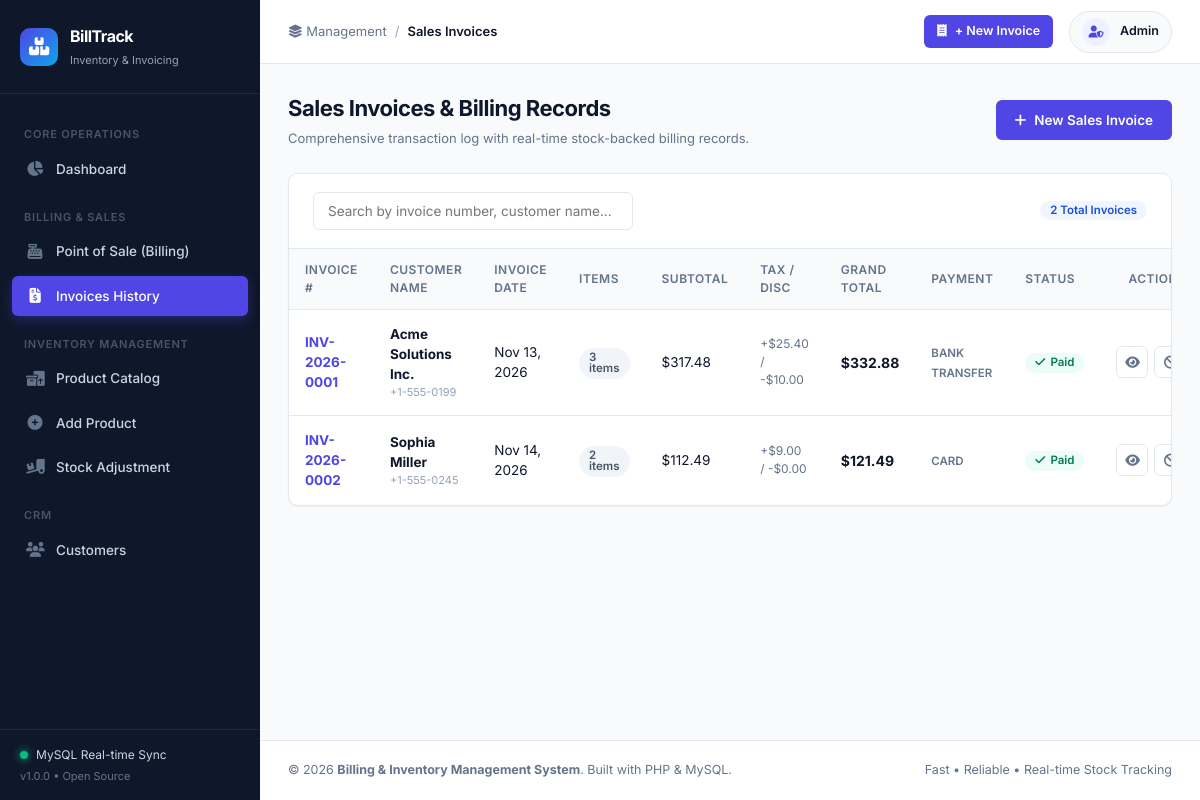
/invoices.php, run on the app's committed database.
### tables this page shows
CREATE TABLE `invoices` (
    `id` INT AUTO_INCREMENT PRIMARY KEY,
    `invoice_number` VARCHAR(50) NOT NULL UNIQUE,
    `customer_id` INT NULL,
    `customer_name` VARCHAR(150) NOT NULL,
    `customer_phone` VARCHAR(30) NULL,
    `invoice_date` DATE NOT NULL,
    `subtotal` DECIMAL(10,2) NOT NULL DEFAULT 0.00,
    `tax_rate` DECIMAL(5,2) NOT NULL DEFAULT 0.00,
    `tax_amount` DECIMAL(10,2) NOT NULL DEFAULT 0.00,
    `discount_amount` DECIMAL(10,2) NOT NULL DEFAULT 0.00,
    `grand_total` DECIMAL(10,2) NOT NULL DEFAULT 0.00,
    `payment_status` ENUM('paid', 'pending', 'cancelled') NOT NULL DEFAULT 'paid',
    `payment_method` ENUM('cash', 'card', 'upi', 'bank_transfer', 'other') NOT NULL DEFAULT 'cash',
    `notes` TEXT NULL,
    `created_at` TIMESTAMP DEFAULT CURRENT_TIMESTAMP,
    INDEX `idx_invoice_number` (`invoice_number`),
    INDEX `idx_invoice_date` (`invoice_date`),
    CONSTRAINT `fk_invoice_customer` FOREIGN KEY (`customer_id`) 
        REFERENCES `customers` (`id`) ON DELETE SET NULL ON UPDATE CASCADE
);

### includes/functions.php (called while the page is built, shortened)
<?php
function e($string) {
    return htmlspecialchars((string)$string, ENT_QUOTES, 'UTF-8');
}
function format_currency($amount, $currency = '$') {
    return $currency . number_format((float)$amount, 2);
}
function format_date($dateString) {
    $timestamp = strtotime($dateString);
    return date('M d, Y', $timestamp);
}

### invoices.php (the view, shortened to what this page needs)
<?php
require_once __DIR__ . '/includes/header.php';
$invoices = $pdo->query("
    SELECT i.*, c.email AS customer_email
    FROM invoices i
    LEFT JOIN customers c ON i.customer_id = c.id
    ORDER BY i.created_at DESC
")->fetchAll();
?>
<div class="page-header">
    <div class="page-title">
        <h1>Sales Invoices & Billing Records</h1>
        <p>Comprehensive transaction log with real-time stock-backed billing records.</p>
    </div>
    <div class="page-actions">
        <a href="invoice_create.php" class="btn btn-primary">
            <i class="fa-solid fa-plus"></i> New Sales Invoice
        </a>
    </div>
</div>
<div class="card">
    <div class="card-header" style="flex-wrap: wrap; gap: 12px;">
        <input type="text" id="tableSearchInput" class="form-control" placeholder="Search by invoice number, customer name..." style="max-width: 320px;">
        <span class="badge badge-info"><?= count($invoices) ?> Total Invoices</span>
    </div>
    <div class="table-responsive">
        <table class="data-table">
            <thead>
                <tr>
                    <th>Invoice #</th>
                    <th>Customer Name</th>
                    <th>Invoice Date</th>
                    <th>Items</th>
                    <th>Subtotal</th>
                    <th>Tax / Disc</th>
                    <th>Grand Total</th>
                    <th>Payment</th>
                    <th>Status</th>
                    <th style="text-align: right;">Actions</th>
                </tr>
            </thead>
            <tbody>
                <?php if (empty($invoices)): ?>
                    <tr>
                        <td colspan="10" style="text-align: center; color: var(--text-muted); padding: 32px;">
                            No invoices generated yet. Click "New Sales Invoice" to start.
                        </td>
                    </tr>
                <?php else: ?>
                    <?php foreach ($invoices as $inv): ?>
                        <?php
                        $cStmt = $pdo->prepare("SELECT COUNT(*) FROM invoice_items WHERE invoice_id = ?");
                        $cStmt->execute([$inv['id']]);
                        $itemCount = $cStmt->fetchColumn();
                        ?>
                        <tr>
                            <td>
                                <a href="invoice_view.php?id=<?= (int)$inv['id'] ?>" style="font-weight: 700; color: var(--primary); text-decoration: none;">
                                    <?= e($inv['invoice_number']) ?>
                                </a>
                            </td>
                            <td>
                                <strong><?= e($inv['customer_name']) ?></strong>
                                <?php if ($inv['customer_phone']): ?>
                                    <small style="display: block; color: var(--text-muted); font-size: 11px;"><?= e($inv['customer_phone']) ?></small>
                                <?php endif; ?>
                            </td>
                            <td><?= format_date($inv['invoice_date']) ?></td>
                            <td><span class="badge badge-gray"><?= (int)$itemCount ?> items</span></td>
                            <td><?= format_currency($inv['subtotal']) ?></td>
                            <td style="font-size: 12px; color: var(--text-secondary);">
                                +<?= format_currency($inv['tax_amount']) ?> / -<?= format_currency($inv['discount_amount']) ?>
                            </td>
                            <td>
                                <strong style="font-size: 14px; color: var(--text-primary);"><?= format_currency($inv['grand_total']) ?></strong>
                            </td>
                            <td>
                                <span style="text-transform: uppercase; font-size: 11.5px; font-weight: 600; color: var(--text-secondary);">
                                    <?= e(str_replace('_', ' ', $inv['payment_method'])) ?>
                                </span>
                            </td>
                            <td>
                                <?php if ($inv['payment_status'] === 'paid'): ?>
                                    <span class="badge badge-success"><i class="fa-solid fa-check"></i> Paid</span>
                                <?php elseif ($inv['payment_status'] === 'pending'): ?>
                                    <span class="badge badge-warning"><i class="fa-solid fa-clock"></i> Pending</span>
                                <?php else: ?>
                                    <span class="badge badge-danger"><i class="fa-solid fa-ban"></i> Cancelled</span>
                                <?php endif; ?>
                            </td>
                            <td style="text-align: right;">
                                <div class="table-actions" style="justify-content: flex-end;">
                                    <a href="invoice_view.php?id=<?= (int)$inv['id'] ?>" class="btn-action" title="View & Print">
                                        <i class="fa-solid fa-eye"></i>
                                    </a>
                                    <?php if ($inv['payment_status'] !== 'cancelled'): ?>
                                        <a href="javascript:void(0)" onclick="confirmAction('Are you sure you want to cancel invoice <?= e($inv['invoice_number']) ?>? This will restore deducted stock back to inventory.', 'invoices.php?action=cancel&id=<?= (int)$inv['id'] ?>')" class="btn-action delete" title="Cancel Invoice & Restore Stock">
                                            <i class="fa-solid fa-ban"></i>
                                        </a>
                                    <?php endif; ?>
                                </div>
                            </td>
                        </tr>
                    <?php endforeach; ?>
                <?php endif; ?>
            </tbody>
        </table>
    </div>
</div>
<?php require_once __DIR__ . '/includes/footer.php'; ?>

### assets/css/style.css (style rules this page uses)
:root { --primary: #4f46e5; --primary-hover: #4338ca; --primary-light: #eef2ff; --secondary: #0ea5e9; --success: #10b981; --success-light: #ecfdf5; --warning: #f59e0b; --warning-light: #fffbeb; --danger: #ef4444; --danger-light: #fef2f2; --info: #3b82f6; --info-light: #eff6ff; --bg-main: #f8fafc; --bg-card: #ffffff; --border-color: #e2e8f0; --text-primary: #0f172a; --text-secondary: #64748b; --text-muted: #94a3b8; --sidebar-bg: #0f172a; --sidebar-text: #94a3b8; --sidebar-hover: #1e293b; --sidebar-active: #4f46e5; --sidebar-width: 260px; --radius-sm: 6px; --radius-md: 10px; --radius-lg: 14px; --shadow-sm: 0 1px 2px 0 rgba(0, 0, 0, 0.05); --shadow-md: 0 4px 6px -1px rgba(0, 0, 0, 0.1), 0 2px 4px -1px rgba(0, 0, 0, 0.06); --shadow-lg: 0 10px 15px -3px rgba(0, 0, 0, 0.1), 0 4px 6px -2px rgba(0, 0, 0, 0.05); --transition: all 0.2s cubic-bezier(0.4, 0, 0.2, 1); }
* { box-sizing: border-box; margin: 0; padding: 0; }
body { font-family: 'Inter', -apple-system, BlinkMacSystemFont, "Segoe UI", Roboto, sans-serif; background-color: var(--bg-main); color: var(--text-primary); line-height: 1.5; font-size: 14px; -webkit-font-smoothing: antialiased; }
.page-header { display: flex; align-items: center; justify-content: space-between; margin-bottom: 24px; flex-wrap: wrap; gap: 16px; }
.page-title h1 { font-size: 22px; font-weight: 700; color: var(--text-primary); letter-spacing: -0.5px; }
.page-title p { color: var(--text-secondary); font-size: 13px; margin-top: 4px; }
.page-actions { display: flex; gap: 12px; }
.btn { display: inline-flex; align-items: center; justify-content: center; gap: 8px; padding: 9px 18px; border-radius: var(--radius-sm); font-size: 13.5px; font-weight: 600; text-decoration: none; border: 1px solid transparent; cursor: pointer; transition: var(--transition); }
.btn-primary { background-color: var(--primary); color: #fff; }
.card { background: var(--bg-card); border: 1px solid var(--border-color); border-radius: var(--radius-md); box-shadow: var(--shadow-sm); margin-bottom: 28px; overflow: hidden; }
.card-header { padding: 18px 24px; border-bottom: 1px solid var(--border-color); display: flex; align-items: center; justify-content: space-between; background-color: #ffffff; }
.table-responsive { overflow-x: auto; width: 100%; }
.data-table { width: 100%; border-collapse: collapse; text-align: left; }
.data-table th { background-color: #f8fafc; color: var(--text-secondary); font-size: 12px; font-weight: 600; text-transform: uppercase; letter-spacing: 0.5px; padding: 12px 16px; border-bottom: 1px solid var(--border-color); }
.data-table td { padding: 14px 16px; border-bottom: 1px solid var(--border-color); color: var(--text-primary); font-size: 13.5px; vertical-align: middle; }
.data-table tbody tr:last-child td { border-bottom: none; }
.badge { display: inline-flex; align-items: center; gap: 5px; padding: 4px 10px; border-radius: 20px; font-size: 11.5px; font-weight: 600; line-height: 1; }
.badge-success { background: var(--success-light); color: #047857; }
.badge-info { background: var(--info-light); color: #1d4ed8; }
.badge-gray { background: #f1f5f9; color: #475569; }
.form-control { width: 100%; padding: 10px 14px; border: 1px solid var(--border-color); border-radius: var(--radius-sm); font-family: inherit; font-size: 13.5px; color: var(--text-primary); background-color: #ffffff; transition: var(--transition); }
.table-actions { display: flex; gap: 6px; }
.btn-action { width: 32px; height: 32px; border-radius: var(--radius-sm); display: inline-flex; align-items: center; justify-content: center; border: 1px solid var(--border-color); background: #fff; color: var(--text-secondary); text-decoration: none; font-size: 13px; transition: var(--transition); }

### data on the page
invoices: invoice_number "INV-2026-0001", customer_name "Acme Solutions Inc.", customer_phone "+1-555-0199", invoice_date "Nov 13, 2026", itemCount "3", subtotal "$317.48", tax_amount "$25.40", discount_amount "$10.00", grand_total "$332.88", payment_method "BANK TRANSFER", payment_status "paid" (drawn)
invoices: invoice_number "INV-2026-0002", customer_name "Sophia Miller", customer_phone "+1-555-0245", invoice_date "Nov 14, 2026", itemCount "2", subtotal "$112.49", tax_amount "$9.00", discount_amount "$0.00", grand_total "$121.49", payment_method "CARD", payment_status "paid" (drawn)

### other printed values
$page_title "Sales Invoices"
count($invoices) "2"
